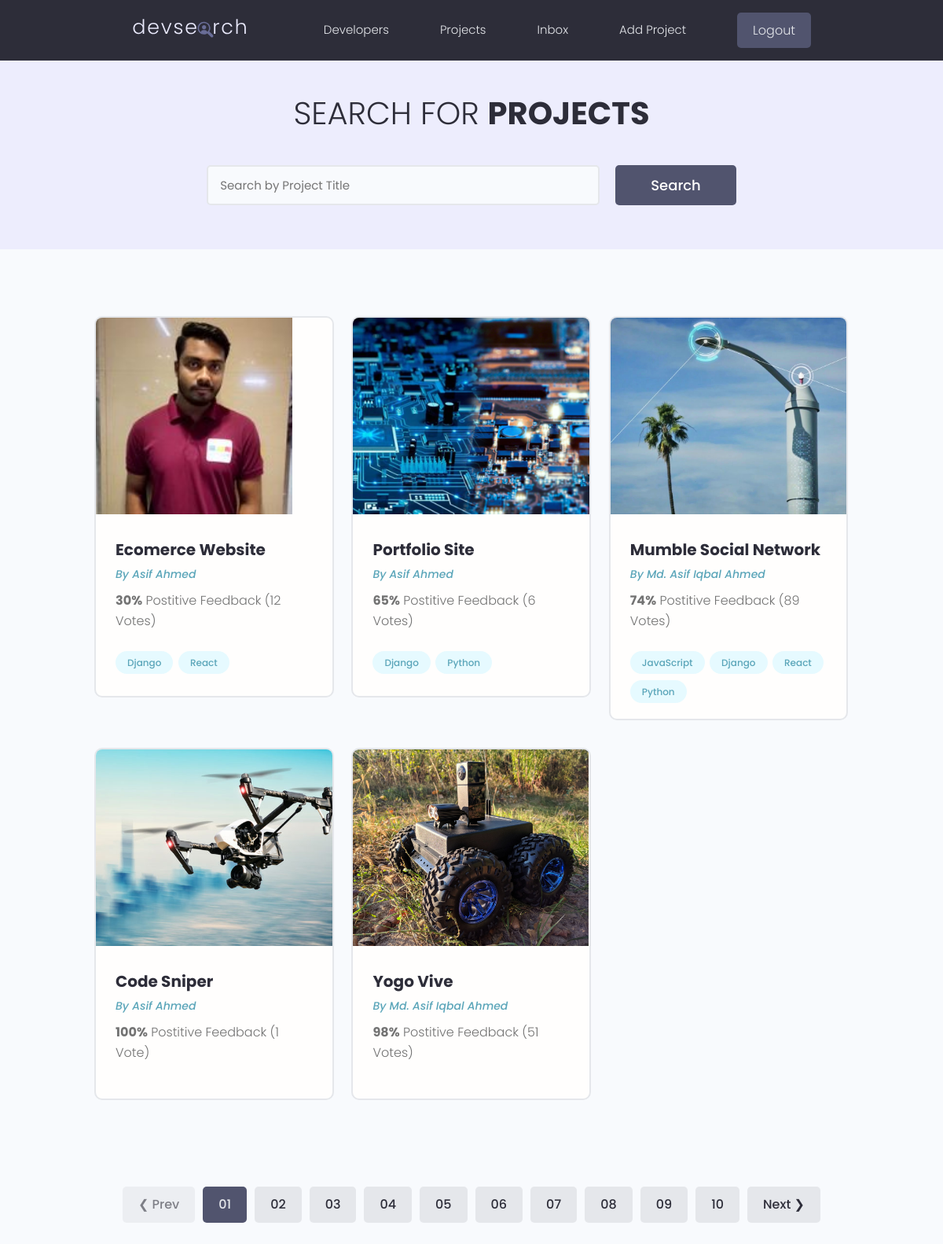
Page /projects/ (signed in) on the committed database.
### projects/models.py (models this page shows, shortened)
class Project(models.Model):
    owner = models.ForeignKey(Profile, null=True, blank=True, on_delete=models.SET_NULL)
    title = models.CharField(max_length=200)
    description = models.TextField(null=True, blank=True)
    featured_image = models.ImageField(null=True, blank=True, default="default.jpg")
    demo_link = models.CharField(max_length=2000, null=True, blank=True)
    source_link = models.CharField(max_length=2000, null=True, blank=True)
    tags = models.ManyToManyField('Tag', blank=True)
    vote_total = models.IntegerField(default=0, null=True, blank=True)
    vote_ratio = models.IntegerField(default=0, null=True, blank=True)
    created = models.DateTimeField(auto_now_add=True)
    id = models.UUIDField(default=uuid.uuid4, unique=True, primary_key=True, editable=False)

class Tag(models.Model):
    name = models.CharField(max_length=200)
    created = models.DateTimeField(auto_now_add=True)
    id = models.UUIDField(default=uuid.uuid4, unique=True, primary_key=True, editable=False)
    def __str__(self):
        return self.name

### users/models.py (models this page shows, shortened)
class Profile(models.Model):
    user = models.OneToOneField(User, on_delete=models.CASCADE, null=True, blank=True)
    name = models.CharField(max_length=200, blank=True, null=True)
    email = models.EmailField(max_length=500, blank=True, null=True)
    username = models.CharField(max_length=200, blank=True, null=True)
    location = models.CharField(max_length=200, blank=True, null=True)
    short_intro = models.CharField(max_length=200, blank=True, null=True)
    bio = models.TextField(blank=True, null=True)
    profile_image = models.ImageField(null=True, blank=True, upload_to='profiles/', default="profiles/user-default.png")
    social_github = models.CharField(max_length=200, blank=True, null=True)
    social_twitter = models.CharField(max_length=200, blank=True, null=True)
    social_linkedin = models.CharField(max_length=200, blank=True, null=True)
    social_youtube = models.CharField(max_length=200, blank=True, null=True)
    social_website = models.CharField(max_length=200, blank=True, null=True)
    created = models.DateTimeField(auto_now_add=True)
    id = models.UUIDField(default=uuid.uuid4, unique=True, primary_key=True, editable=False)

### projects/views.py (the view)
# urls.py: path('', views.projects, name="projects"),
def projects(request):
    projects = Project.objects.all()
    context = {'projects': projects}
    return render(request, 'projects/projects.html', context)

### projects/templates/projects/projects.html (shortened to what this page needs)
{% extends 'main.html' %}
{% block content %}
    <main class="projects">
    <section class="hero-section text-center">
      <div class="container container--narrow">
        <div class="hero-section__box">
          <h2>Search for <span>Projects</span></h2>
        </div>
        <div class="hero-section__search">
          <form class="form" action="#" method="get">
            <div class="form__field">
              <input class="input input--text" id="formInput#search" type="text" name="text"
                placeholder="Search by Project Title" />
            </div>
            <input class="btn btn--sub btn--lg" type="submit" value="Search" />
          </form>
        </div>
      </div>
    </section>
    <section class="projectsList">
        <div class="container">
        <div class="grid grid--three">
            {% for project in projects %}
            <div class="column">
            <div class="card project">
              <a href="{% url 'project' project.id %}" class="project">
                <img class="project__thumbnail" src="{{project.featured_image.url}}" alt="project thumbnail" />
                <div class="card__body">
                  <h3 class="project__title">{{project.title}}</h3>
                  <p><a class="project__author" href="{% url 'user-profile' project.owner.id %}">By {{project.owner.name}}</a></p>
                  <p class="project--rating">
                    <span style="font-weight: bold;">{{project.vote_ratio}}%</span> Postitive
                    Feedback ({{project.vote_total}} Vote{{project.vote_total|pluralize:"s"}})
                  </p>
                  <div class="project__tags">
                      {% for tag in project.tags.all %}
                    <span class="tag tag--pill tag--main">
                      <small>{{tag}}</small>
                    </span>
                      {% endfor %}
                  </div>
                </div>
              </a>
            </div>
          </div>
            {% endfor %}
        </div>
      </div>
    </section>
    <div class="pagination">
      <ul class="container">
        <li><a href="#" class="btn btn--disabled">&#10094; Prev</a></li>
        <li><a href="#" class="btn btn--sub">01</a></li>
        <li><a href="#" class="btn">02</a></li>
        <li><a href="#" class="btn">03</a></li>
        <li><a href="#" class="btn">04</a></li>
        <li><a href="#" class="btn">05</a></li>
        <li><a href="#" class="btn">06</a></li>
        <li><a href="#" class="btn">07</a></li>
        <li><a href="#" class="btn">08</a></li>
        <li><a href="#" class="btn">09</a></li>
        <li><a href="#" class="btn">10</a></li>
        <li><a href="#" class="btn">Next &#10095;</a></li>
      </ul>
    </div>
    </main>
{% endblock content %}

### static/styles/app.css (style rules this page uses)
:root { --color-sub: #2d2d39; }
.btn--sub { background-color: var(--color-sub-light); }
.card { border: 2px solid var(--color-light); }
img { width: 100%; }
.hero-section { height: 40vh; display: flex; align-items: center; background-color: var(--color-sub); }
.hero-section__box { margin-bottom: 4rem; }
.hero-section__box > h2, .hero-section__box > h2 > span { font-size: 4rem; color: var(--color-light); line-height: 1.3; text-transform: uppercase; }
.hero-section__box > h2 { font-weight: 300; }
.hero-section__box > h2 > span { font-weight: 700; }
.hero-section__search > .form { display: flex; align-items: center; justify-content: center; gap: 2rem; }
.hero-section__search > .form input.input--text { width: 50rem; }
.pagination { margin-top: 8rem; margin-bottom: 10rem; }
.pagination > ul { flex-wrap: wrap; list-style: none; display: flex; align-items: center; justify-content: center; gap: 1rem; }
.pagination .btn { color: var(--color-sub); }
.pagination .btn.btn--sub { color: var(--color-light); }
.project__author { font-size: 1.4rem; font-style: italic; }
.project--rating { margin-bottom: 1.6em; margin-top: .5em; }
.projects > .hero-section { background: var(--color-sub-lighter); height: 30vh; }
.projects .hero-section__box { margin-bottom: 2.5rem; }
.projects .hero-section__box > h2 { color: var(--color-sub); }
.projects .hero-section__box > h2 > span { font-weight: 700; color: var(--color-sub); }
.projectsList { margin-top: 8rem; }
.project__thumbnail { height: 25rem; object-fit: cover; object-position: top center; }
.project__title { font-size: 2rem; font-weight: 700; color: var(--color-sub); }

### static/uikit/styles/modules/_variables.css (style rules this page uses)
:root { --color-main: #5aa5b9; --color-main-light: #e6faff; --color-sub: #3f4156; --color-sub-light: #51546e; --color-sub-lighter: #ededfd; --color-text: #737373; --color-gray: #8b8b8b; --color-light: #e5e7eb; --color-light-gray: #767676; --color-bg: #f8fafd; --color-white: #fffefd; --color-white-light: #f3f3f3; --color-success: #359e64; --color-success-bg: #def8e8; --color-error: #fc4b0b; --color-error-bg: #fff2ee; --font-base: 'Poppins', arial, helvetica, 'Segoe UI', roboto, ubuntu, sans-serif; --font-monospace: 'Fira Code', 'Courier New', courier, monospace; --font-regular: 300; --font-medium: 500; --font-bold: 700; --generic-shadow: 1px 1px 5px #00000010; --generic-transition: all 0.3s ease-in-out; }

### static/uikit/styles/modules/_base.css (style rules this page uses)
* { margin: 0; padding: 0; box-sizing: border-box; text-rendering: optimizeLegibility; color: inherit; font-size: inherit; }
html { font-size: 50%; }
@media only screen and (min-width: 480px) { html { font-size: 56.25%; } }
@media only screen and (min-width: 1200px) { html { font-size: 62.5%; } }
body { line-height: 1.6; font-weight: 400; font-size: 1.5rem; color: var(--color-text); background-color: var(--color-bg); min-height: 100vh; }

### static/uikit/styles/modules/_typography.css (style rules this page uses)
* { font-family: var(--font-base); }
h2 { font-size: 3.6rem; font-weight: var(--font-bold); }
h3 { font-size: 3.2rem; font-weight: var(--font-medium); }
p, span, strong { font-size: 1.6rem; color: var(--color-text); font-weight: var(--font-regular); }
a { padding-bottom: 2px; text-decoration: none; display: inline-block; color: var(--color-main); font-weight: var(--font-medium); }

### static/uikit/styles/modules/_utilities.css (style rules this page uses)
.container { width: 92%; max-width: 165rem; margin: 0 auto; box-sizing: border-box; }
.container--narrow { width: 92%; max-width: 120rem; }
@media screen and (min-width: 1000px) { .container { width: 90%; } }
@media screen and (min-width: 1000px) { .container--narrow { width: 85%; } }
@media screen and (min-width: 1200px) { .container { width: 80%; } }
@media screen and (min-width: 1200px) { .container--narrow { width: 72%; } }
.text-center { text-align: center; }

### static/uikit/styles/modules/_button.css (style rules this page uses)
.btn { display: inline-block; position: relative; cursor: pointer; background-color: var(--color-light); font-weight: var(--font-medium); color: var(--color-sub); text-decoration: none; padding: 1rem 2rem; border-radius: 0.5rem; border: none; width: -webkit-fit-content; width: -moz-fit-content; width: fit-content; height: -webkit-fit-content; height: -moz-fit-content; height: fit-content; font-size: 1.6rem; outline-width: 0; outline-color: transparent; -webkit-backface-visibility: hidden; backface-visibility: hidden; transition: all 0.3s ease-in-out; }
.btn:disabled, .btn--disabled { cursor: not-allowed; opacity: 0.6; }
.btn--sub { background-color: var(--color-sub); color: var(--color-white); }
.btn--lg { font-size: 1.8rem; padding: 1.2rem 4.5rem; }

### rows in the picture
Project: featured_image (picture), title "Ecomerce Website", owner.name "Asif Ahmed", vote_ratio "30", vote_total "12"
Tag: name "Django"
Tag: name "React"
Project: featured_image (picture), title "Portfolio Site", owner.name "Asif Ahmed", vote_ratio "65", vote_total "6"
Tag: name "Python"
Project: featured_image (picture), title "Mumble Social Network", owner.name "Md. Asif Iqbal Ahmed", vote_ratio "74", vote_total "89"
Tag: name "JavaScript"
Project: featured_image (picture), title "Code Sniper", owner.name "Asif Ahmed", vote_ratio "100", vote_total "1"
Project: featured_image (picture), title "Yogo Vive", owner.name "Md. Asif Iqbal Ahmed", vote_ratio "98", vote_total "51"
